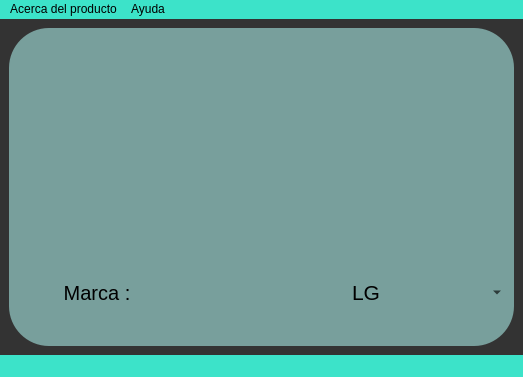
<?xml version="1.0" encoding="UTF-8"?>
<ui version="4.0">
 <class>MainWindow</class>
 <widget class="QMainWindow" name="MainWindow">
  <property name="geometry">
   <rect>
    <x>0</x>
    <y>0</y>
    <width>523</width>
    <height>377</height>
   </rect>
  </property>
  <property name="windowTitle">
   <string>HVAC_Controller</string>
  </property>
  <property name="windowIcon">
   <iconset resource="iconos.qrc">
    <normaloff>:/iconos/iconos/remote_control_icon-icons.com_49852.png</normaloff>:/iconos/iconos/remote_control_icon-icons.com_49852.png</iconset>
  </property>
  <property name="styleSheet">
   <string notr="true">background-color:#333;
</string>
  </property>
  <property name="iconSize">
   <size>
    <width>80</width>
    <height>80</height>
   </size>
  </property>
  <property name="toolButtonStyle">
   <enum>Qt::ToolButtonTextUnderIcon</enum>
  </property>
  <property name="tabShape">
   <enum>QTabWidget::Rounded</enum>
  </property>
  <widget class="QWidget" name="centralwidget">
   <property name="styleSheet">
    <string notr="true">background-image: url(:/iconos/iconos/images.jpg);</string>
   </property>
   <layout class="QGridLayout" name="gridLayout">
    <item row="0" column="0">
     <widget class="QFrame" name="frame">
      <property name="styleSheet">
       <string notr="true">background: rgba(137, 186, 182,0.8);
border-radius:40px;
</string>
      </property>
      <property name="frameShape">
       <enum>QFrame::StyledPanel</enum>
      </property>
      <property name="frameShadow">
       <enum>QFrame::Raised</enum>
      </property>
      <layout class="QGridLayout" name="gridLayout_2">
       <item row="1" column="0">
        <widget class="QLabel" name="label_2">
         <property name="font">
          <font>
           <pointsize>15</pointsize>
          </font>
         </property>
         <property name="styleSheet">
          <string notr="true">background-color: rgb(255, 255, 255,0);</string>
         </property>
         <property name="text">
          <string>Marca :</string>
         </property>
         <property name="alignment">
          <set>Qt::AlignCenter</set>
         </property>
        </widget>
       </item>
       <item row="3" column="2">
        <widget class="QPushButton" name="pushButton">
         <property name="font">
          <font>
           <pointsize>16</pointsize>
          </font>
         </property>
         <property name="styleSheet">
          <string notr="true">background-color: rgb(255, 255, 255,0);
</string>
         </property>
         <property name="text">
          <string/>
         </property>
         <property name="icon">
          <iconset resource="iconos.qrc">
           <normaloff>:/iconos/iconos/accept_check_checklist_circle_mark_ok_yes_icon_123225.png</normaloff>:/iconos/iconos/accept_check_checklist_circle_mark_ok_yes_icon_123225.png</iconset>
         </property>
         <property name="iconSize">
          <size>
           <width>60</width>
           <height>60</height>
          </size>
         </property>
        </widget>
       </item>
       <item row="0" column="1">
        <widget class="QLabel" name="label">
         <property name="styleSheet">
          <string notr="true">image: url(:/iconos/iconos/remote_control_icon-icons.com_49852.png);
border-radius: 20px;
background-color: rgb(255, 255, 255,0);</string>
         </property>
         <property name="text">
          <string/>
         </property>
         <property name="alignment">
          <set>Qt::AlignCenter</set>
         </property>
        </widget>
       </item>
       <item row="1" column="2">
        <widget class="QComboBox" name="comboBox">
         <property name="font">
          <font>
           <pointsize>16</pointsize>
          </font>
         </property>
         <property name="styleSheet">
          <string notr="true">background-color: rgb(255, 255, 255,0);</string>
         </property>
         <item>
          <property name="text">
           <string>LG</string>
          </property>
         </item>
         <item>
          <property name="text">
           <string>Samsung</string>
          </property>
         </item>
         <item>
          <property name="text">
           <string>Panasonic</string>
          </property>
         </item>
         <item>
          <property name="text">
           <string>TLC</string>
          </property>
         </item>
        </widget>
       </item>
      </layout>
     </widget>
    </item>
   </layout>
  </widget>
  <widget class="QMenuBar" name="menubar">
   <property name="geometry">
    <rect>
     <x>0</x>
     <y>0</y>
     <width>523</width>
     <height>26</height>
    </rect>
   </property>
   <property name="styleSheet">
    <string notr="true">background: rgb(60, 227, 201);</string>
   </property>
   <widget class="QMenu" name="menuAyuda">
    <property name="title">
     <string>Ayuda</string>
    </property>
    <widget class="QMenu" name="menuContacto">
     <property name="title">
      <string>Contacto</string>
     </property>
     <addaction name="actionFacebook"/>
     <addaction name="actionTwitter"/>
     <addaction name="actionMail"/>
    </widget>
    <addaction name="menuContacto"/>
   </widget>
   <widget class="QMenu" name="menuAbaut">
    <property name="title">
     <string>Acerca del producto</string>
    </property>
    <addaction name="actionEntorno_de_desarrollo"/>
    <addaction name="actionHVAC_Controller"/>
   </widget>
   <addaction name="menuAbaut"/>
   <addaction name="menuAyuda"/>
  </widget>
  <widget class="QStatusBar" name="statusbar">
   <property name="accessibleName">
    <string/>
   </property>
   <property name="styleSheet">
    <string notr="true">background:rgb(60, 227, 201);
</string>
   </property>
  </widget>
  <action name="actionHeat">
   <property name="text">
    <string>Heat</string>
   </property>
  </action>
  <action name="actionCool">
   <property name="text">
    <string>Cool</string>
   </property>
  </action>
  <action name="actionAuto">
   <property name="text">
    <string>Auto</string>
   </property>
  </action>
  <action name="actionTurbo">
   <property name="text">
    <string>Turbo</string>
   </property>
  </action>
  <action name="actionDry">
   <property name="text">
    <string>Dry</string>
   </property>
  </action>
  <action name="action">
   <property name="text">
    <string>Auto</string>
   </property>
  </action>
  <action name="actionFacebook">
   <property name="text">
    <string>Facebook</string>
   </property>
   <property name="toolTip">
    <string>&lt;html&gt;&lt;head/&gt;&lt;body&gt;&lt;p&gt;Facebook&lt;a href=&quot;https://www.facebook.com/daryan.gongora.7&quot;&gt;&lt;span style=&quot; text-decoration: underline; color:#0000ff;&quot;&gt;Facebook&lt;/span&gt;&lt;/a&gt;&lt;/p&gt;&lt;/body&gt;&lt;/html&gt;</string>
   </property>
  </action>
  <action name="actionTwitter">
   <property name="text">
    <string>Twitter</string>
   </property>
  </action>
  <action name="actionMail">
   <property name="text">
    <string>Mail</string>
   </property>
  </action>
  <action name="actionEntorno_de_desarrollo">
   <property name="text">
    <string>Entorno de desarrollo</string>
   </property>
  </action>
  <action name="actionHVAC_Controller">
   <property name="text">
    <string>HVAC_Controller</string>
   </property>
  </action>
 </widget>
 <resources>
  <include location="iconos.qrc"/>
 </resources>
 <connections/>
</ui>
